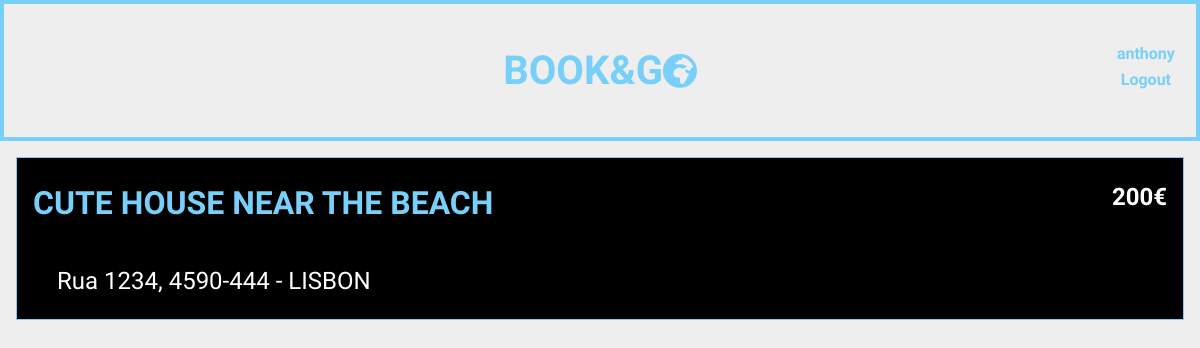
The page /user/owner.php (signed in) on the database as committed earlier.
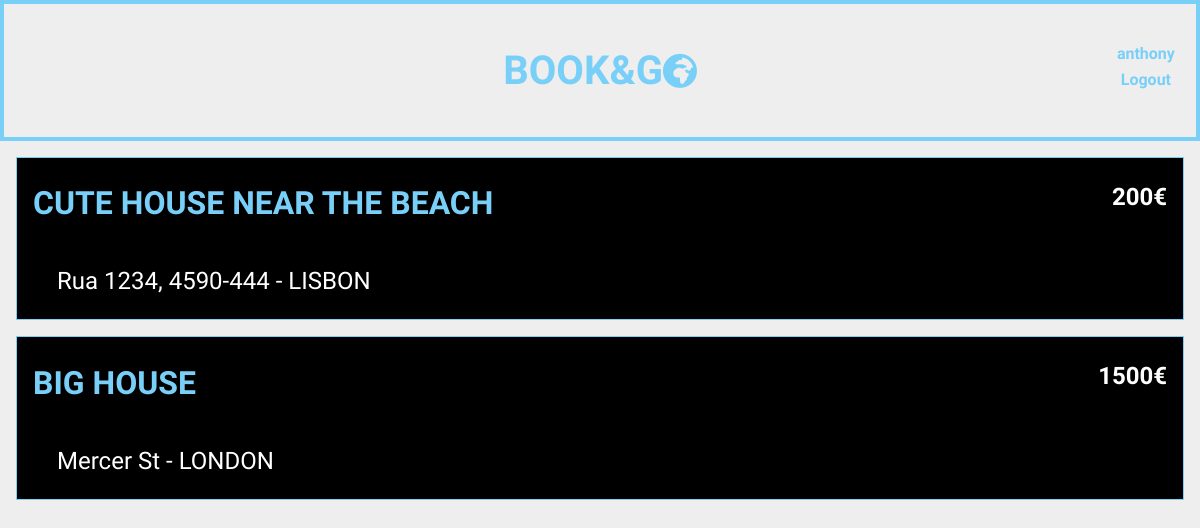
The same page on the database as committed later.
### tables this page shows
CREATE TABLE place (
	id INTEGER PRIMARY KEY AUTOINCREMENT NOT NULL,
	title VARCHAR NOT NULL,
	price INTEGER NOT NULL,
	description VARCHAR,
	idusr INTEGER REFERENCES user,
	address VARCHAR,
	city VARCHAR
);

### database/db_owner.php (called while the page is built, shortened)
<?php
    include_once('db_user.php');
    function searchUsrHouse($username){
        $id = getUserId($username);
        $db = Database::instance()->db();
        $stmt = $db->prepare('SELECT * FROM place WHERE idusr = ?');
        $stmt->execute(array($id));
        return $stmt->fetchAll();
    }
?>

### database/db_user.php (called while the page is built, shortened)
<?php
    function getUserID($username){
      $db = Database::instance()->db();
      $stmt = $db->prepare('SELECT * FROM user WHERE username = ?');
      $stmt->execute(array($username));
      $usr= $stmt->fetch();
      return $usr['id'];
    }
?>

### templates/draw_place.php (the view, shortened to what this page needs)
<?php
    function draw_manage($place){
        ?>
        <div id="your_house">
        <h1 id="tit"><a href="../pages/edit_house.php?id=<?=$place['id']?>"><?=$place['title']?></a></h1>
        <h2 id="pri"><?=$place['price']?>€</h2>
        <p id="desc"><?=$place['address']?> - <?=$place['city']?></p>
    </div>
<?php
    }
?>

### user/owner.php (shortened to what this page needs)
<?php
    include_once('../database/db_owner.php');
    include_once('../templates/draw_header.php');
    include_once('../templates/draw_place.php');
    if(isset($_SESSION['username']))
        draw_header($_SESSION['username']);
    else
        draw_header(null);
    $pl = searchUsrHouse($_SESSION['username']);
    foreach($pl as $place){
        draw_manage($place);
    }
?>

### templates/draw_header.php (shortened to what this page needs)
<?php
function draw_header($username){
    ?>
    <!doctype html>
<html>
    <head>
        <link rel="stylesheet" href="../css/style.css">
        <link rel="stylesheet" href="https://use.fontawesome.com/releases/v5.3.1/css/all.css">
    </head>
    <body>
        <header>
        <h1><a href="../index.php">BOOK&G<i class="fas fa-globe-africa fa-sm"></i></a></h1>
        <?php if($username!=NULL){ ?>
            <h2 id="index_login"><a href="../pages/user.php"><?=$username?></a></h2>
            <h2 id="index_signup"><a href="../actions/logout_action.php">Logout</a></h2>
        <?php } ?>
        </header>
<?php
}
?>

### css/style.css (style rules this page uses)
body { max-width: 80em; margin: 0 auto; --bg-color: #EEE; --panel-color: #FFF; --main-color: rgb(120, 207, 248); --dark-color: #333; --light-color: #CCC; --serif-font: 'Merriweather'; --sans-font: 'Open Sans Condensed'; background-color: var(--bg-color); background-image: url("https://images.wallpaperscraft.com/image/night_city_top_view_city_lights_119636_3840x2160.jpg") ; background-size: cover; }
a { color: var(--main-color); text-decoration: none; }
body > header { display: grid; border: 0.3em solid var(--main-color); grid-template-columns: 0.2fr 3fr 0.2fr; grid-auto-rows: 1fr 1fr ; grid-template-areas: ". hd login" ". hd signup"; margin: 0 0 1em 0; padding: 1em; font-size: 1em; text-align: center; color: var(--dark-color); }
body > header h1 { grid-area: hd; font-size: 2.5em; }
body > header h2#index_login { margin-top: 1.5em; margin-bottom: 0; grid-area: login; font-size: 1em; }
body > header h2#index_signup { margin: 0; grid-area: signup; font-size: 1em; }
body > header { font-family: 'McLaren', cursive; }
p:last-child { margin: 0; grid-column-start: 2; }
p:first-of-type { padding: 1em; margin-bottom: 0; font-size: 1.5rem; }
p { font-family: 'ZCOOL XiaoWei', serif; }
#your_house { display:grid; color: white; padding-left:1em; padding-right: 1em; padding-top:5px; background-color: black; margin: 1em; font-family: 'McLaren', cursive; border: 0.1em solid var(--main-color); }
#your_house #tit { text-transform: uppercase; grid-column-start: 1; grid-column-end: 5; grid-row-start: 1; grid-row-end: 2; }
#your_house #pri { grid-column-start: 5; grid-column-end: 6; grid-row-start: 1; grid-row-end: 2; text-align: right; }
#your_house #desc { grid-column-start: 1; grid-column-end: 5; grid-row-start: 2; grid-row-end: 3; text-align: left; }

Rows that differ between the two databases and show on the page:
added place: title "BIG HOUSE", price "1500", address "Mercer St", city "LONDON"
